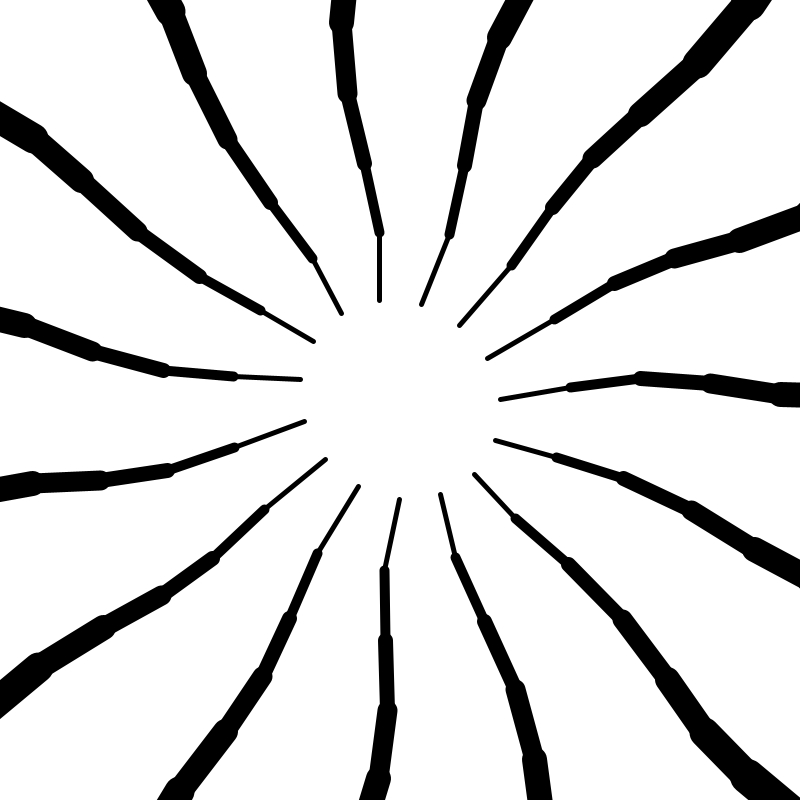
Frame 1 (no input)
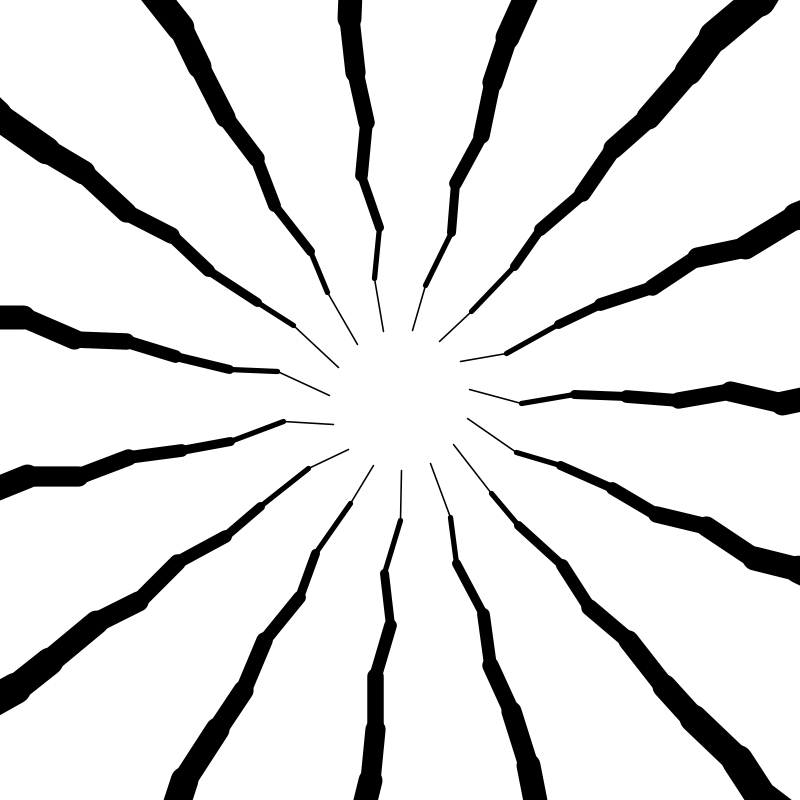
Frame 60 (the mouse pressed at the canvas centre just before this capture)
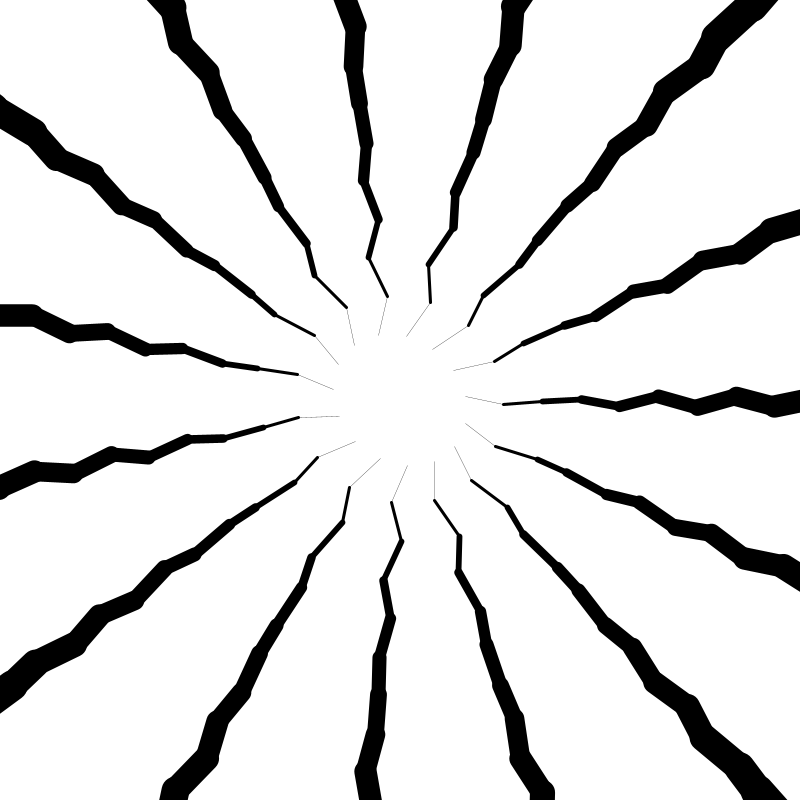
Frame 120 (the mouse held since frame 60 and released just before this capture)

The Processing sketch that drew these frames (run headless with seeded random() and noise(); from frame 60 on, the mouse is pressed at the canvas centre):

// Processing sketch: Curling
// ── Curling.pde

float details = 0.1;
int number = 15;
float frame = 0;
float radius_max = 100;
float width_an = 30;
float height_an = 0;

void setup () {
  size(800, 800);
  stroke(0);
}

void draw () {
  background(255);
  
  for (int ele = 0; ele < number; ele +=1) {
    float angle = 360*ele/number;
    
    float xpos= cos(radians(angle))*800 + 400;
    float ypos= sin(radians(angle))*800 + 400;
    float dx_to0 = -cos(radians(angle))*(800-radius_max)*details;
    float dy_to0 = -sin(radians(angle))*(800-radius_max)*details;
     
    for (float v = 0; v <= 1; v+= details ) {
      strokeWeight(50-v*50); 
      float dx = cos(v*50)*((width_an*noise(v))*sin(radians(angle)) );
      float dy = sin(v*50)*((width_an*noise(v))*cos(radians(angle)));
      line(xpos, ypos, xpos+dx+dx_to0, ypos+dy+dy_to0);
      
      xpos += dx+dx_to0 ;
      ypos += dy+dy_to0;
      
    }
    
  }
  frame +=0.05;
  details /= 1.005;
}
